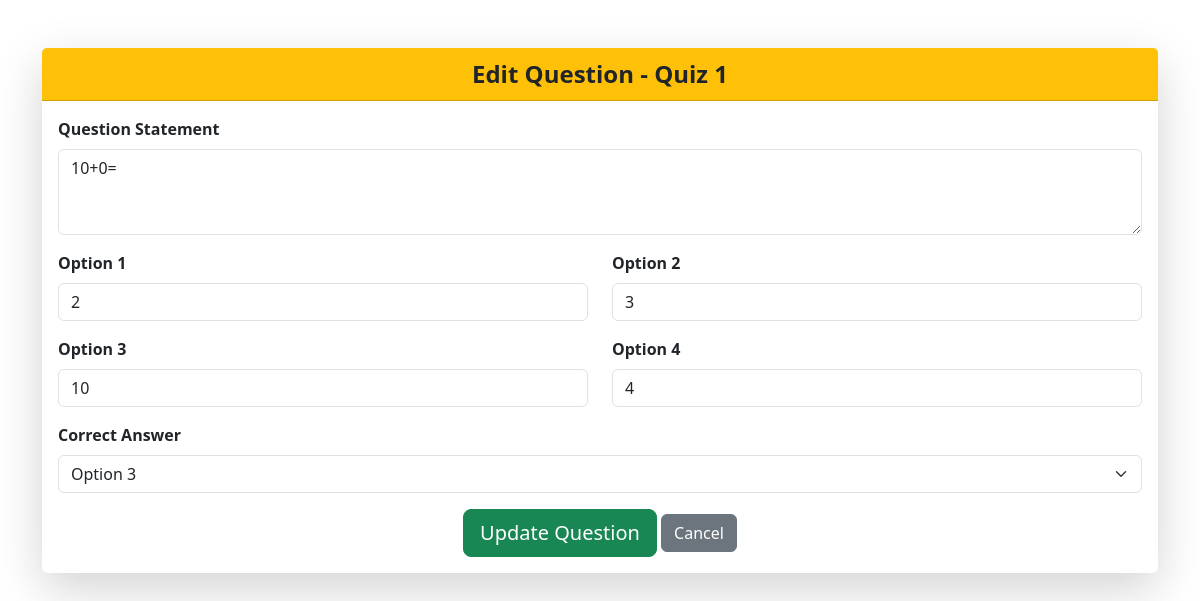
The page /quiz/1/question/1/edit on the database as committed earlier.
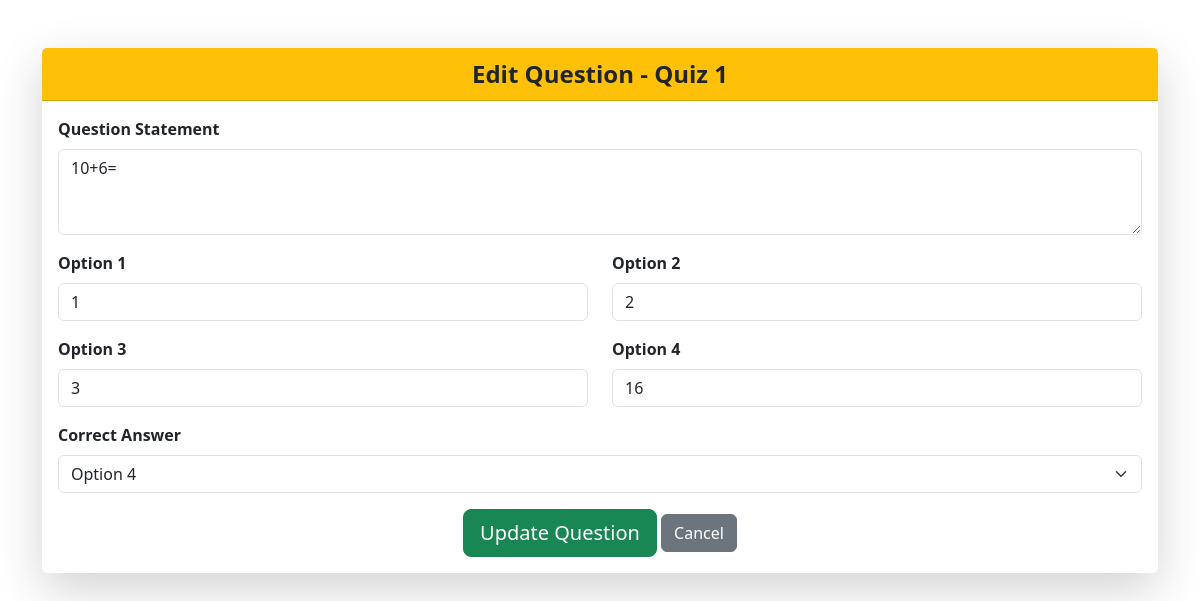
The same page on the database as committed later.
### backend/models.py (models this page shows)
class Question(db.Model):
    __tablename__ = 'question'
    id = db.Column(db.Integer, primary_key=True)
    quiz_id = db.Column(db.Integer, db.ForeignKey('quiz.id', ondelete='CASCADE'), nullable=False)
    question_statement = db.Column(db.String, nullable=False)
    option1 = db.Column(db.String, nullable=False)
    option2 = db.Column(db.String, nullable=False)
    option3 = db.Column(db.String)
    option4 = db.Column(db.String)
    correct_answer = db.Column(db.String, nullable=False)

### app.py (the view, shortened to what this page needs)
@app.route('/quiz/<int:quiz_id>/question/<int:question_id>/edit', methods=['GET', 'POST'])
def edit_question(quiz_id, question_id):
    quiz = Quiz.query.get_or_404(quiz_id)  # Fetch quiz details
    question = Question.query.get_or_404(question_id)  # Fetch question details
    return render_template('edit_question.html', quiz=quiz, question=question)

### templates/edit_question.html (shortened to what this page needs)
<!DOCTYPE html>
<html lang="en">
<head>
    <link href="https://cdn.jsdelivr.net/npm/bootstrap@5.3.0/dist/css/bootstrap.min.css" rel="stylesheet">
</head>
<body>
    <div class="container mt-5">
        <div class="card shadow-lg border-0">
            <div class="card-header bg-warning text-dark text-center fs-4 fw-bold">
                Edit Question - Quiz {{ quiz.id }}
            </div>
            <div class="card-body">
                <form action="{{ url_for('edit_question', quiz_id=quiz.id, question_id=question.id) }}" method="post">
                    <div class="mb-3">
                        <label for="question_statement" class="form-label fw-bold">Question Statement</label>
                        <textarea class="form-control" id="question_statement" name="question_statement" rows="3" required>{{ question.question_statement }}</textarea>
                    </div>
                    <div class="row">
                        <div class="col-md-6 mb-3">
                            <label for="option1" class="form-label fw-bold">Option 1</label>
                            <input type="text" class="form-control" id="option1" name="option1" value="{{ question.option1 }}" required>
                        </div>
                        <div class="col-md-6 mb-3">
                            <label for="option2" class="form-label fw-bold">Option 2</label>
                            <input type="text" class="form-control" id="option2" name="option2" value="{{ question.option2 }}" required>
                        </div>
                        <div class="col-md-6 mb-3">
                            <label for="option3" class="form-label fw-bold">Option 3</label>
                            <input type="text" class="form-control" id="option3" name="option3" value="{{ question.option3 }}" required>
                        </div>
                        <div class="col-md-6 mb-3">
                            <label for="option4" class="form-label fw-bold">Option 4</label>
                            <input type="text" class="form-control" id="option4" name="option4" value="{{ question.option4 }}" required>
                        </div>
                    </div>
                    <div class="mb-3">
                        <label for="correct_answer" class="form-label fw-bold">Correct Answer</label>
                        <select class="form-select" id="correct_answer" name="correct_answer" required>
                            <option value="option3" {% if question.correct_answer == 'option3' %}selected{% endif %}>Option 3</option>
                            <option value="option4" {% if question.correct_answer == 'option4' %}selected{% endif %}>Option 4</option>
                        </select>
                    </div>
                    <div class="text-center">
                        <button type="submit" class="btn btn-success btn-lg">Update Question</button>
                        <a href="{{ url_for('view_questions', quiz_id=quiz.id) }}" class="btn btn-secondary">Cancel</a>
                    </div>
                </form>
            </div>
        </div>
    </div>
</body>
</html>

Rows that differ between the two databases and show on the page:
changed Question: question_statement "10+0=" → "10+6="; option1 "2" → "1"; option2 "3" → "2"; option3 "10" → "3"; option4 "4" → "16"; correct_answer "Option 3" → "Option 4"
